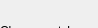
     <widget class="QWidget" name="deleteBox_2">
      <property name="geometry">
       <rect>
        <x>0</x>
        <y>0</y>
        <width>98</width>
        <height>28</height>
       </rect>
      </property>
      <attribute name="label">
       <string>Delete</string>
      </attribute>
      <widget class="QLabel" name="label_11">
       <property name="geometry">
        <rect>
         <x>0</x>
         <y>20</y>
         <width>101</width>
         <height>21</height>
        </rect>
       </property>
       <property name="text">
        <string>Choose patch</string>
       </property>
      </widget>
      <widget class="QSpinBox" name="chooseDelete_Patch">
       <property name="geometry">
        <rect>
         <x>140</x>
         <y>20</y>
         <width>101</width>
         <height>22</height>
        </rect>
       </property>
       <property name="minimum">
        <number>-1</number>
       </property>
       <property name="maximum">
        <number>9999</number>
       </property>
       <property name="value">
        <number>-1</number>
       </property>
      </widget>
      <widget class="QPushButton" name="deleteButton_Patch">
       <property name="geometry">
        <rect>
         <x>20</x>
         <y>70</y>
         <width>211</width>
         <height>28</height>
        </rect>
       </property>
       <property name="text">
        <string>Delete selected patch</string>
       </property>
      </widget>
     </widget>
